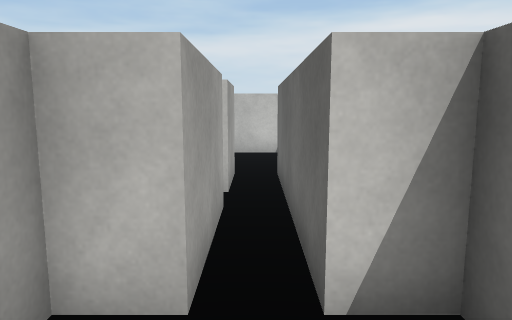
[1] (above)

12 first-person views from a walk through a Unity game level. The camera is 1.5 m above the floor, tilts 8° down and sees 70° across. The floor is counted in squares, 1 m on a side. Each view is taken from the middle of a square. On the plan, view 1 faces up. The plan holds only what a view shows up to about 16 squares ahead; the rest is blank. The place goes on beyond the plan. Surface patterns are stand-ins for the level's own textures.

[2]
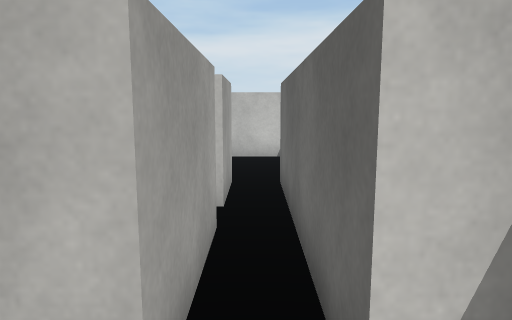

[3]
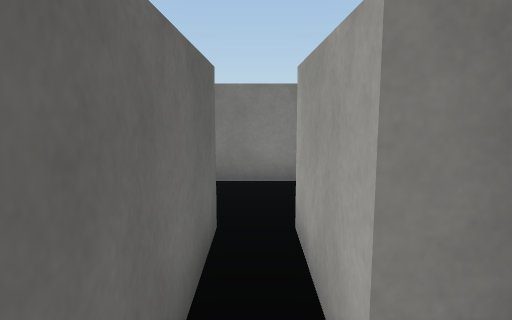

[4]
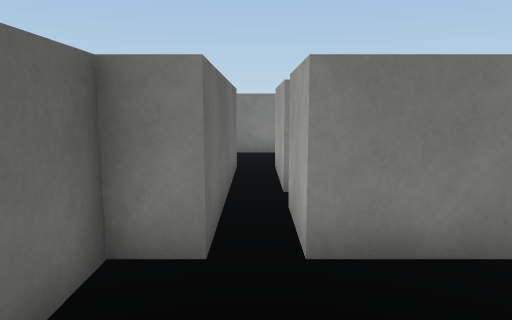

[5]
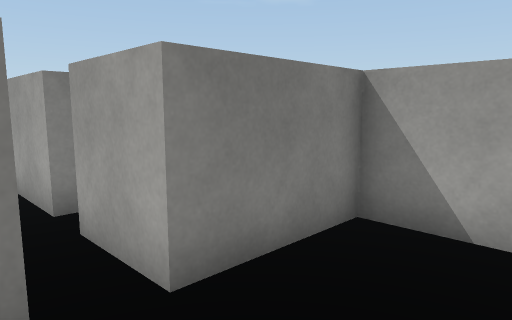

[6]
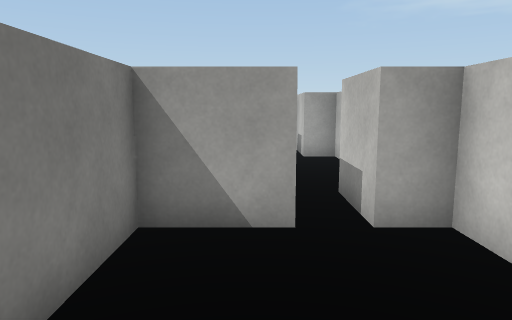

[7]
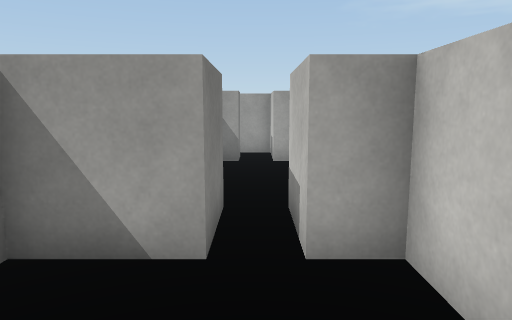

[8]
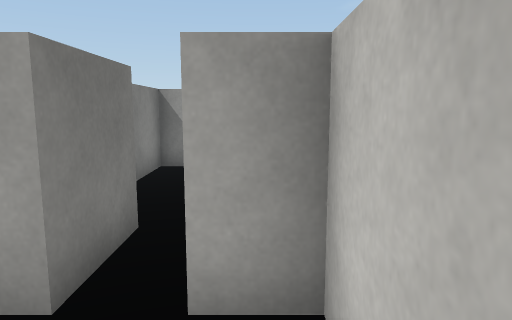

[9]
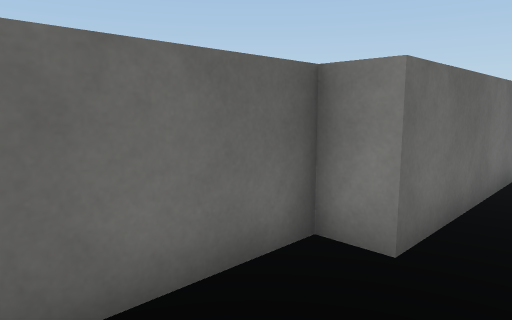

[10]
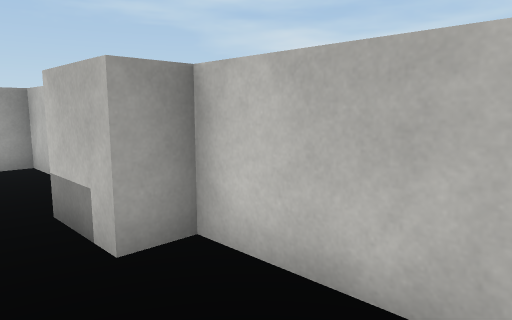

[11]
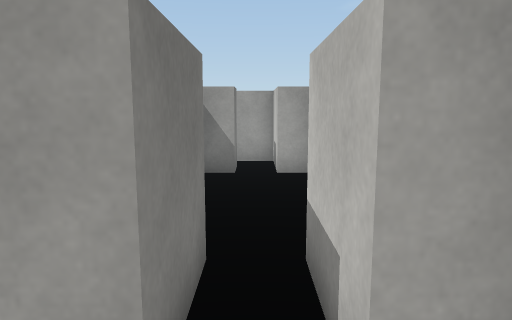

[12]
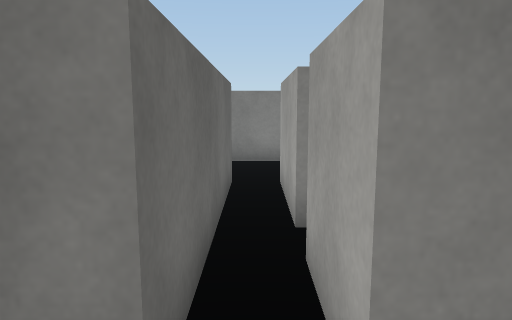

### Floor plan
Points are (right, up) in squares from view 1. A wall is a line through its corners. A room is listed if a view was taken in it or the views show most of it. See-through windows are left out.
Room 1 (views 1, 2)
walls: (-0.5, 2.5) (-1.5, 2.5) (-1.5, 2); (-0.9, -0.5) (0.9, -0.5); (1.5, 1.9) (1.5, 2.5) (0.5, 2.5)
ways out: opening at (0, 3)
Room 2 (views 3, 4, 5, 6, 7, 8, 9, 10, 11, 12)
walls: (-3.5, 10.5) (-3.5, 8.5) (-0.5, 8.5) (-0.5, 6.5); (0.9, 12.5) (-3.5, 12.5) (-3.5, 11.5); (0.5, 6.5) (0.5, 8.5) (1.5, 8.5) (1.5, 11.6)
ways out: opening at (-4.5, 11); opening at (0, 7)

Positions as (right, up) in squares from view 1, and headings:
1: (0, 0), facing up
2: (0, 1), facing up
3: (0, 7), facing down
4: (0, 12), facing down
5: (1, 11), facing down-left
6: (1, 10), facing left
7: (0, 11), facing left
8: (-1, 12), facing left
9: (-1, 12), facing down-right
10: (0, 10), facing up-left
11: (-2, 11), facing left
12: (0, 10), facing down
